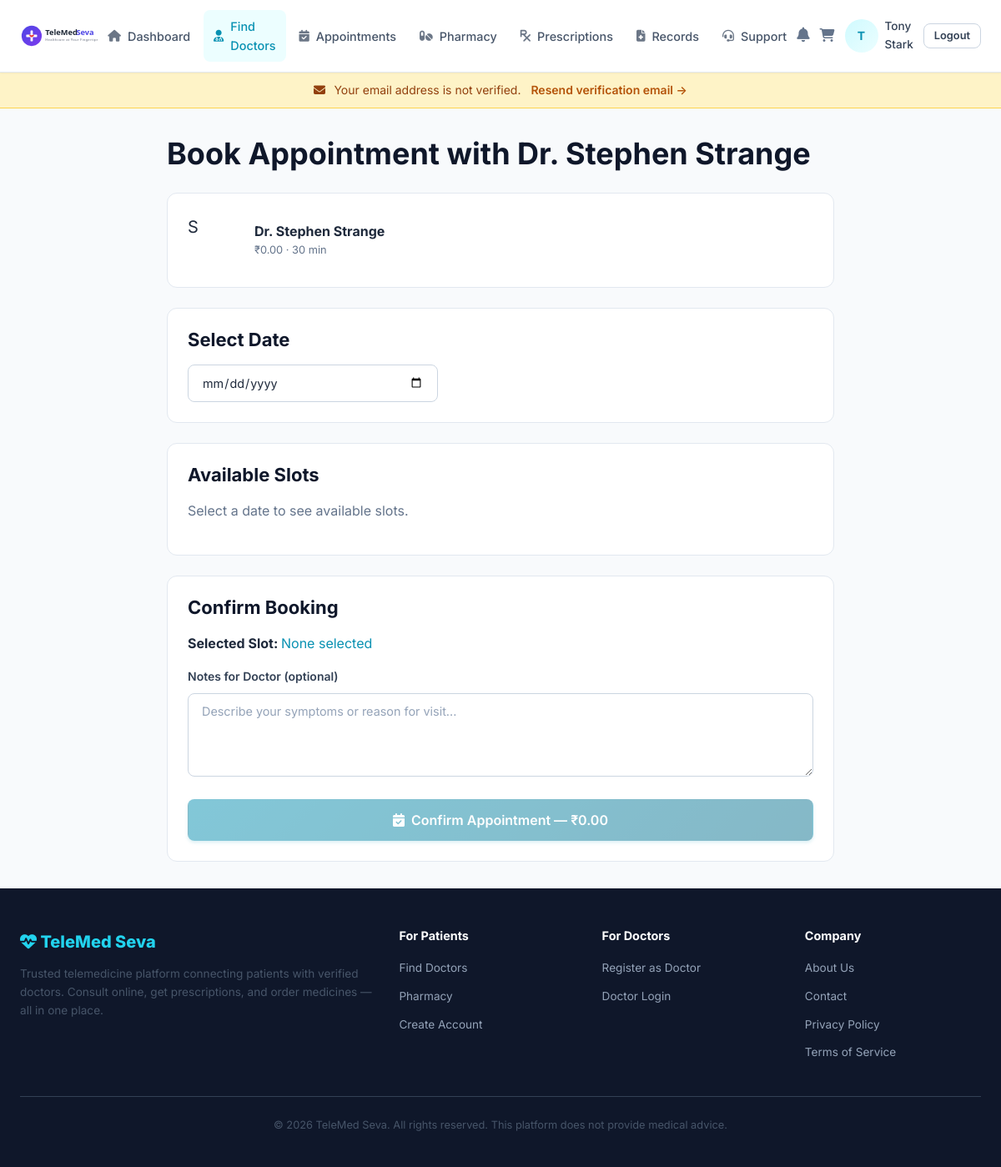
Screenshot of /appointments/book/1 (signed in) with the database file from the repository.
### app/models/user.py (models this page shows, shortened)
class User(UserMixin, db.Model):
    __tablename__ = 'users'
    id = db.Column(db.Integer, primary_key=True)
    email = db.Column(db.String(255), unique=True, nullable=False, index=True)
    password_hash = db.Column(db.String(256), nullable=False)
    role = db.Column(db.Enum(UserRole), nullable=False, default=UserRole.PATIENT)
    is_active = db.Column(db.Boolean, default=True, nullable=False)
    email_verified = db.Column(db.Boolean, default=False, nullable=False)
    created_at = db.Column(db.DateTime, default=lambda: datetime.now(timezone.utc), nullable=False)
    updated_at = db.Column(
        db.DateTime,
        default=lambda: datetime.now(timezone.utc),
        onupdate=lambda: datetime.now(timezone.utc),
    )
    last_login_at = db.Column(db.DateTime)
    last_login_ip = db.Column(db.String(45))
    patient_profile = db.relationship(
        'PatientProfile', backref='user', uselist=False, cascade='all, delete-orphan'
    )
    doctor_profile = db.relationship(
        'DoctorProfile', backref='user', uselist=False, cascade='all, delete-orphan'
    )
    addresses = db.relationship('Address', backref='user', lazy='dynamic', cascade='all, delete-orphan')
    notifications = db.relationship('Notification', backref='user', lazy='dynamic', cascade='all, delete-orphan')
    @property
    def display_name(self):
        if self.role == UserRole.PATIENT and self.patient_profile:
            return self.patient_profile.full_name
        if self.role == UserRole.DOCTOR and self.doctor_profile:
            return f'Dr. {self.doctor_profile.full_name}'
        return self.email.split('@')[0]
    @property
    def avatar_url(self):
        profile = self.patient_profile or self.doctor_profile
        if profile and profile.avatar:
            return f'/uploads/avatars/{profile.avatar}'
        return None

class PatientProfile(db.Model):
    __tablename__ = 'patient_profiles'
    id = db.Column(db.Integer, primary_key=True)
    user_id = db.Column(db.Integer, db.ForeignKey('users.id', ondelete='CASCADE'), unique=True, nullable=False)
    first_name = db.Column(db.String(100), nullable=False)
    last_name = db.Column(db.String(100), nullable=False)
    phone = db.Column(db.String(20))
    date_of_birth = db.Column(db.Date)
    gender = db.Column(db.Enum(Gender))
    blood_group = db.Column(db.Enum(BloodGroup))
    avatar = db.Column(db.String(255))
    allergies = db.Column(db.Text)
    medical_history = db.Column(db.Text)
    emergency_contact_name = db.Column(db.String(200))
    emergency_contact_phone = db.Column(db.String(20))
    created_at = db.Column(db.DateTime, default=lambda: datetime.now(timezone.utc), nullable=False)
    updated_at = db.Column(
        db.DateTime,
        default=lambda: datetime.now(timezone.utc),
        onupdate=lambda: datetime.now(timezone.utc),
    )
    @property
    def full_name(self):
        return f'{self.first_name} {self.last_name}'

class DoctorProfile(db.Model):
    __tablename__ = 'doctor_profiles'
    id = db.Column(db.Integer, primary_key=True)
    user_id = db.Column(db.Integer, db.ForeignKey('users.id', ondelete='CASCADE'), unique=True, nullable=False)
    first_name = db.Column(db.String(100), nullable=False)
    last_name = db.Column(db.String(100), nullable=False)
    phone = db.Column(db.String(20))
    avatar = db.Column(db.String(255))
    specialty_id = db.Column(db.Integer, db.ForeignKey('specialties.id'), nullable=True)
    qualifications = db.Column(db.String(500))
    registration_number = db.Column(db.String(100))
    experience_years = db.Column(db.Integer, default=0)
    bio = db.Column(db.Text)
    languages = db.Column(db.String(300))
    consultation_fee = db.Column(db.Numeric(10, 2), default=0)
    consultation_duration = db.Column(db.Integer, default=30)  # minutes
    is_verified = db.Column(db.Boolean, default=False, nullable=False)
    is_available = db.Column(db.Boolean, default=True, nullable=False)
    created_at = db.Column(db.DateTime, default=lambda: datetime.now(timezone.utc), nullable=False)
    updated_at = db.Column(
        db.DateTime,
        default=lambda: datetime.now(timezone.utc),
        onupdate=lambda: datetime.now(timezone.utc),
    )
    specialty = db.relationship('Specialty', backref='doctors')
    verification = db.relationship(
        'DoctorVerification', backref='doctor', uselist=False, cascade='all, delete-orphan'
    )
    availabilities = db.relationship('Availability', backref='doctor', cascade='all, delete-orphan')
    reviews = db.relationship('Review', backref='doctor', lazy='dynamic')
    @property
    def full_name(self):
        return f'{self.first_name} {self.last_name}'

### app/appointments/routes.py (the view, shortened to what this page needs)
@appointments_bp.route('/book/<int:doctor_id>', methods=['GET', 'POST'])
@role_required(UserRole.PATIENT)
def book(doctor_id):
    doctor = DoctorProfile.query.get_or_404(doctor_id)
    if not doctor.is_verified or not doctor.is_available:
        flash('This doctor is not available for booking.', 'warning')
        return redirect(url_for('appointments.search_doctors'))
    selected_date_str = request.args.get('date')
    selected_date = None
    slots = []
    return render_template(
        'appointments/book.html',
        title=f'Book with Dr. {doctor.full_name}',
        doctor=doctor,
        selected_date=selected_date,
        slots=slots,
    )

### app/__init__.py (called while the page is built)
def _init_extensions(app):
    db.init_app(app)
    migrate.init_app(app, db)
    login_manager.init_app(app)
    csrf.init_app(app)
    mail.init_app(app)
    if app.config.get('RATELIMIT_ENABLED', True):
        limiter.init_app(app)
    else:
        limiter.enabled = False
        limiter.init_app(app)
    @login_manager.user_loader
    def load_user(user_id):
        from .models.user import User
        return db.session.get(User, int(user_id))

def _register_context_processors(app):
    from datetime import datetime, timezone
    @app.context_processor
    def inject_platform():
        return {
            'platform_name': app.config['PLATFORM_NAME'],
            'currency': app.config['PLATFORM_CURRENCY_SYMBOL'],
            'now': lambda: datetime.now(timezone.utc),
        }
    @app.context_processor
    def inject_notification_count():
        from flask_login import current_user
        if current_user.is_authenticated:
            from .models.notification import Notification
            count = Notification.query.filter_by(
                user_id=current_user.id, is_read=False
            ).count()
            return {'unread_notification_count': count}
        return {'unread_notification_count': 0}

### app/templates/appointments/book.html (shortened to what this page needs)
{% extends "base.html" %}
{% block content %}
<div class="container">
  <div style="max-width:800px; margin:0 auto;">
    <h1 class="mb-6">Book Appointment with Dr. {{ doctor.full_name }}</h1>
    <div class="card mb-6"><div class="card-body">
      <div class="flex gap-4" style="align-items:center;">
        <div class="avatar-lg">{{ doctor.first_name[0] }}</div>
        <div><strong>Dr. {{ doctor.full_name }}</strong><div class="text-sm text-muted">{{ currency }}{{ doctor.consultation_fee }} · {{ doctor.consultation_duration }} min</div></div>
      </div>
    </div></div>
    <div class="card mb-6"><div class="card-body">
      <h3 class="mb-4">Select Date</h3>
      <input type="date" id="date-picker" class="form-control" style="max-width:300px;"
             value="{{ selected_date.isoformat() if selected_date else '' }}"
             min="{{ today if today is defined else '' }}"
             onchange="loadSlots({{ doctor.id }}, this)">
    </div></div>
    <div class="card mb-6"><div class="card-body">
      <h3 class="mb-4">Available Slots</h3>
      <div id="slots-container">
        {% if slots %}
        <div class="grid grid-3 gap-2">
          {% for slot in slots %}
          <button type="button" class="btn {{ 'btn-outline' if slot.available else 'btn-outline disabled' }}" {{ 'disabled' if not slot.available }}
            onclick="selectSlot(this, '{{ slot.start.isoformat() }}', '{{ slot.end.isoformat() }}', '{{ slot.start_str }} - {{ slot.end_str }}')">
            {{ slot.start_str }} - {{ slot.end_str }}
          </button>
          {% endfor %}
        </div>
        {% else %}
        <p class="text-muted">Select a date to see available slots.</p>
        {% endif %}
      </div>
    </div></div>
    <div class="card"><div class="card-body">
      <h3 class="mb-4">Confirm Booking</h3>
      <form method="POST">
        <div class="mb-4">
          <strong>Selected Slot: </strong><span id="selected-slot-label" class="text-primary">None selected</span>
        </div>
        <div class="form-group"><label class="form-label">Notes for Doctor (optional)</label><textarea name="notes" class="form-control" rows="2" placeholder="Describe your symptoms or reason for visit..."></textarea></div>
        <button type="submit" id="book-btn" class="btn btn-primary btn-lg btn-block" disabled><i class="fas fa-calendar-check"></i> Confirm Appointment — {{ currency }}{{ doctor.consultation_fee }}</button>
      </form>
    </div></div>
  </div>
</div>
{% endblock %}

### app/templates/base.html (shortened to what this page needs)
<!DOCTYPE html>
<html lang="en">
<head>
  <link rel="stylesheet" href="https://cdnjs.cloudflare.com/ajax/libs/font-awesome/6.5.1/css/all.min.css">
  <link rel="stylesheet" href="{{ url_for('static', filename='css/style.css') }}">
</head>
<body>
  <nav class="navbar">
    <div class="navbar-inner">
      <a href="{{ url_for('auth.login') if not current_user.is_authenticated else
                 (url_for('patient.dashboard') if current_user.role.value == 'patient' else
                  url_for('doctor.dashboard') if current_user.role.value == 'doctor' else
                  url_for('admin.dashboard')) }}" class="navbar-brand">
        <img src="{{ url_for('static', filename='images/logo.svg') }}" alt="TeleMed Seva" style="height: 40px; margin-right: 0;">
      </a>
      <ul class="navbar-nav">
        {% if current_user.is_authenticated %}
          {% if current_user.role.value == 'patient' %}
            <li><a href="{{ url_for('patient.dashboard') }}" class="{{ 'active' if request.endpoint == 'patient.dashboard' }}"><i class="fas fa-home"></i> Dashboard</a></li>
            <li><a href="{{ url_for('appointments.search_doctors') }}" class="{{ 'active' if 'appointments' in request.endpoint|default('') }}"><i class="fas fa-user-md"></i> Find Doctors</a></li>
            <li><a href="{{ url_for('appointments.my_appointments') }}"><i class="fas fa-calendar-check"></i> Appointments</a></li>
            <li><a href="{{ url_for('pharmacy.catalog') }}" class="{{ 'active' if 'pharmacy' in request.endpoint|default('') }}"><i class="fas fa-pills"></i> Pharmacy</a></li>
            <li><a href="{{ url_for('prescriptions.my_prescriptions') }}"><i class="fas fa-prescription"></i> Prescriptions</a></li>
            <li><a href="{{ url_for('patient.medical_records') }}"><i class="fas fa-file-medical"></i> Records</a></li>
            <li><a href="{{ url_for('patient.support') }}"><i class="fas fa-headset"></i> Support</a></li>
          {% endif %}
        {% endif %}
      </ul>
      <div class="navbar-actions">
        {% if current_user.is_authenticated %}
          <a href="{{ url_for('notifications.list_notifications') }}" class="notification-badge" title="Notifications">
            <i class="fas fa-bell" style="font-size:1.1rem; color:var(--gray-500);"></i>
          </a>
          {% if current_user.role.value == 'patient' %}
            <a href="{{ url_for('pharmacy.cart') }}" title="Cart" style="color:var(--gray-500);">
              <i class="fas fa-shopping-cart"></i>
            </a>
          {% endif %}
          <div style="display:flex; align-items:center; gap:0.5rem;">
            <div class="avatar">
              {% if current_user.avatar_url %}
                <img src="{{ current_user.avatar_url }}" alt="Avatar">
              {% else %}
                {{ current_user.display_name[0] | upper }}
              {% endif %}
            </div>
            <a href="{% if current_user.role.value == 'patient' %}{{ url_for('patient.profile') }}{% elif current_user.role.value == 'doctor' %}{{ url_for('doctor.profile') }}{% else %}{{ url_for('admin.dashboard') }}{% endif %}"
               style="color:var(--gray-700); font-weight:500; font-size:0.85rem;">
              {{ current_user.display_name | truncate(20) }}
            </a>
          </div>
          <a href="{{ url_for('auth.logout') }}" class="btn btn-outline btn-sm">Logout</a>
        {% else %}
          <a href="{{ url_for('auth.login') }}" class="btn btn-outline btn-sm">Log In</a>
          <a href="{{ url_for('auth.register') }}" class="btn btn-primary btn-sm">Sign Up</a>
        {% endif %}
      </div>
    </div>
  </nav>
  {% if current_user.is_authenticated and not current_user.email_verified %}
    <div style="background:#fef3c7;border-bottom:1px solid #fcd34d;padding:0.6rem 1rem;text-align:center;font-size:0.875rem;color:#92400e;">
      <i class="fas fa-envelope" style="margin-right:0.4rem;"></i>
      Your email address is not verified.
      <a href="{{ url_for('auth.resend_verification') }}" style="color:#b45309;font-weight:600;margin-left:0.5rem;">
        Resend verification email &rarr;
      </a>
    </div>
  {% endif %}
  <main class="page-content">
    {% block content %}{% endblock %}
  </main>
  {% block footer %}
  <footer class="footer">
    <div class="container">
      <div class="footer-grid">
        <div>
          <div class="footer-brand"><i class="fas fa-heartbeat"></i> {{ platform_name }}</div>
          <p style="font-size:0.85rem; margin-bottom:var(--space-4);">
            Trusted telemedicine platform connecting patients with verified doctors.
            Consult online, get prescriptions, and order medicines — all in one place.
          </p>
        </div>
        <div>
          <h5>For Patients</h5>
          <ul>
            <li><a href="{{ url_for('appointments.search_doctors') }}">Find Doctors</a></li>
            <li><a href="{{ url_for('pharmacy.catalog') }}">Pharmacy</a></li>
            <li><a href="{{ url_for('auth.register') }}">Create Account</a></li>
          </ul>
        </div>
        <div>
          <h5>For Doctors</h5>
          <ul>
            <li><a href="{{ url_for('auth.register') }}">Register as Doctor</a></li>
            <li><a href="{{ url_for('auth.login') }}">Doctor Login</a></li>
          </ul>
        </div>
        <div>
          <h5>Company</h5>
          <ul>
            <li><a href="#">About Us</a></li>
            <li><a href="#">Contact</a></li>
            <li><a href="#">Privacy Policy</a></li>
            <li><a href="#">Terms of Service</a></li>
          </ul>
        </div>
      </div>
      <div class="footer-bottom">
        <p>&copy; {{ now().year }} {{ platform_name }}. All rights reserved. This platform does not provide medical advice.</p>
      </div>
    </div>
  </footer>
  {% endblock %}
</body>
</html>

### rows the page displays
User: role.last_name "T", display_name "Tony Stark"
DoctorProfile: full_name "Stephen Strange", first_name "S", consultation_fee "0.00", consultation_duration "30"

### other values shown
{{ currency }} "₹"
{{ platform_name }} "TeleMed Seva"
